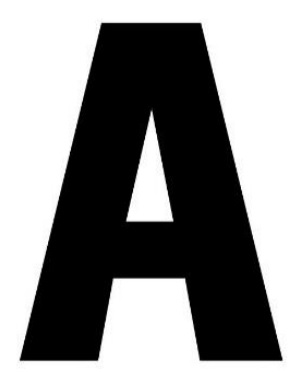
%> input picture week5/4.jpg, 291 x 372 px
$ octave acara20_operasi_morfologi_lanjutan.m   (GNU Octave 9; MATLAB toolbox functions it lacks are replaced by stand-ins)
%> lines starting %> are read from the running program, lines starting %| are printed output that depends on the picture; in (x1, y1, x2, y2) boxes, pixels count from 0 and x2, y2 are one past the last pixel; in counts of white or black regions, pixels touching at a corner belong together; the program's own positions count from 1
huruf=imread('4.jpg');
%> huruf is the input picture: size 372x291x3 uint8; min 0, max 255, mean 133.7
gray=rgb2gray(huruf);
[M,N]=size(gray);
%> M = 372; N = 291
H_seg = zeros(M,N);

for k = 1 : M
    for l = 1 : N
        if gray(k,l)<20
            H_seg(k,l)=1;
        else
            H_seg(k,l)=0;
        end
    end
end
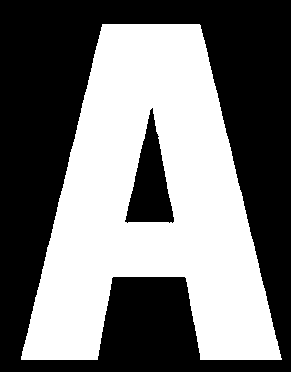
%> H_seg: size 372x291 double; values 0 (black) and 1 (white), 46.4% white; 1 white region, box (x1, y1, x2, y2) and area: (21, 24, 282, 360) 50247

%BW2 = bwmorph(BW,operation,n)
thinning=bwmorph(H_seg,'thin',25);
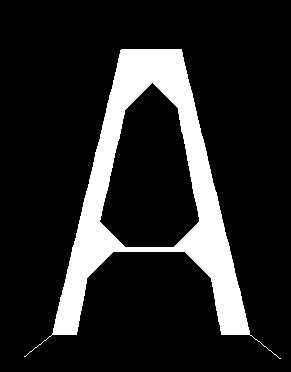
%> thinning: size 372x291 logical; 14.8% white; 1 white region, box (x1, y1, x2, y2) and area: (24, 49, 281, 359) 16030

skeletoning=bwmorph(H_seg,'skel',70);
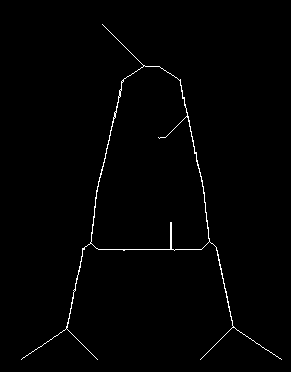
%> skeletoning: size 372x291 logical; 1% white in thin lines or dots, all inside (x1, y1, x2, y2) = (21, 24, 282, 360)
subplot(1,4,1),imshow(gray);
subplot(1,4,2),imshow(H_seg);
subplot(1,4,3),imshow(thinning);
subplot(1,4,4),imshow(skeletoning);
